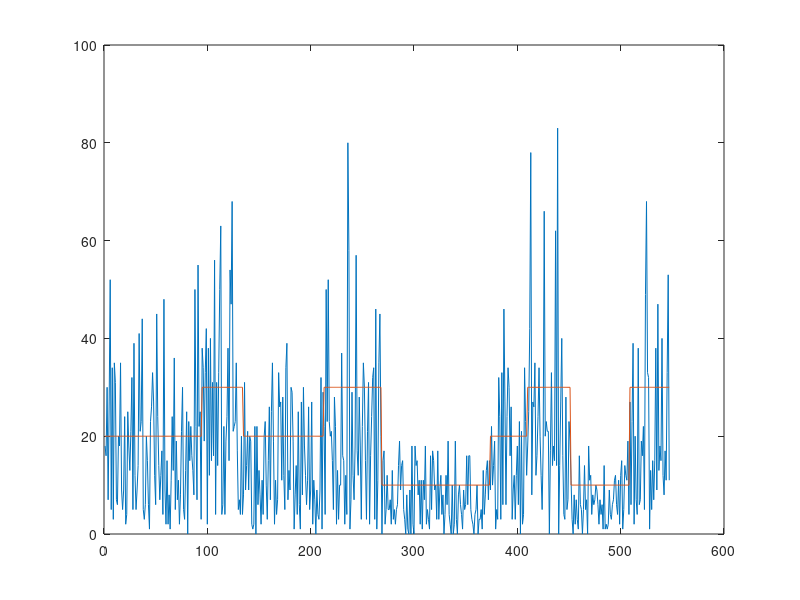

This figure's MATLAB source: (Note: this script raises an error after producing the figure.)
load('MainSession1.mat')
bData = session.blocks(2).stim;

shieldSize = bData.stdValueVector;

cp = diff(bData.valueVector)~=0;
cp = [true; cp];

valAtCp = bData.valueVector(cp);
meanAtCp = bData.meanValueVector(cp);
ssAtCp = shieldSize(cp);
peAtCp = valAtCp-meanAtCp';
absPeAtCp = abs(peAtCp);
losses = [absPeAtCp-ssAtCp']>0;
sum(losses)

figure; plot(absPeAtCp); hold on; plot(ssAtCp)

lossFactor = 0.003;
loss = computeBlockLoss(absPeAtCp, ssAtCp, lossFactor);

% Previous experiment parameters
trueSdVals = [10 20 30];
shieldSizes = [12.5 22.5 32.5];
sizeFactors = [inf 2.25 1.625];

shieldSdVals = shieldSizes./trueSdVals;
expectedMisses = erf(shieldSdVals/sqrt(2));

nTrials = 1;

hyLossPrev = computeLossForDifferentShieldSizes(shieldSizes, trueSdVals, ...
    lossFactor, sizeFactors, nTrials);

% New parameters
lossFactor = 0.003;
trueSdVals = [10 20 30];
shieldSizes = [10 20 30];
sizeFactors = [inf 3 2];
nTrials = 550;

hyLoss = computeLossForDifferentShieldSizes(shieldSizes, trueSdVals, ...
    lossFactor, sizeFactors, nTrials);

% Alternative
shieldSizes = [10 20 60];
sizeFactors = [inf 3 1.5];
trueSdVals = [10 20 40];